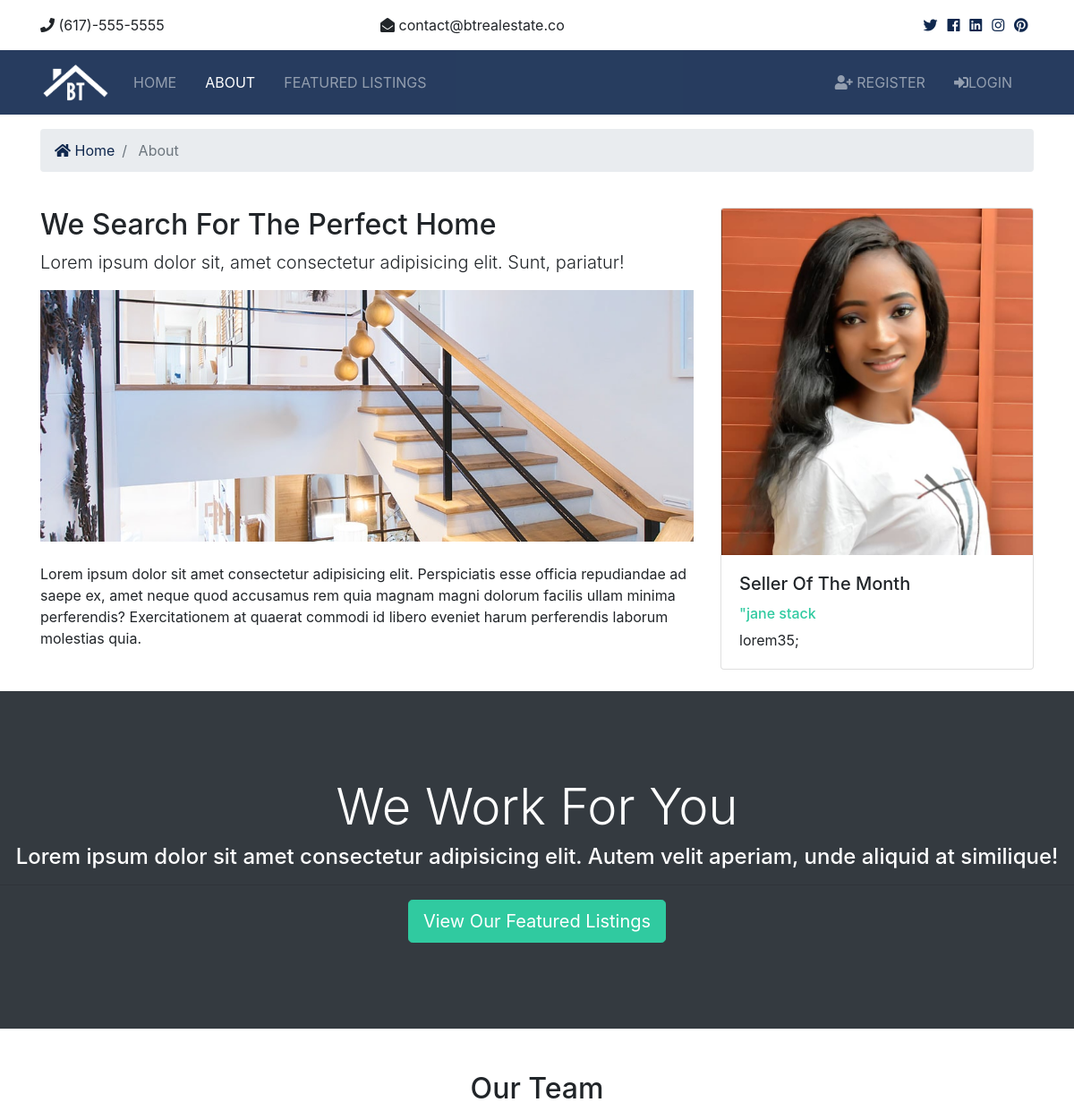
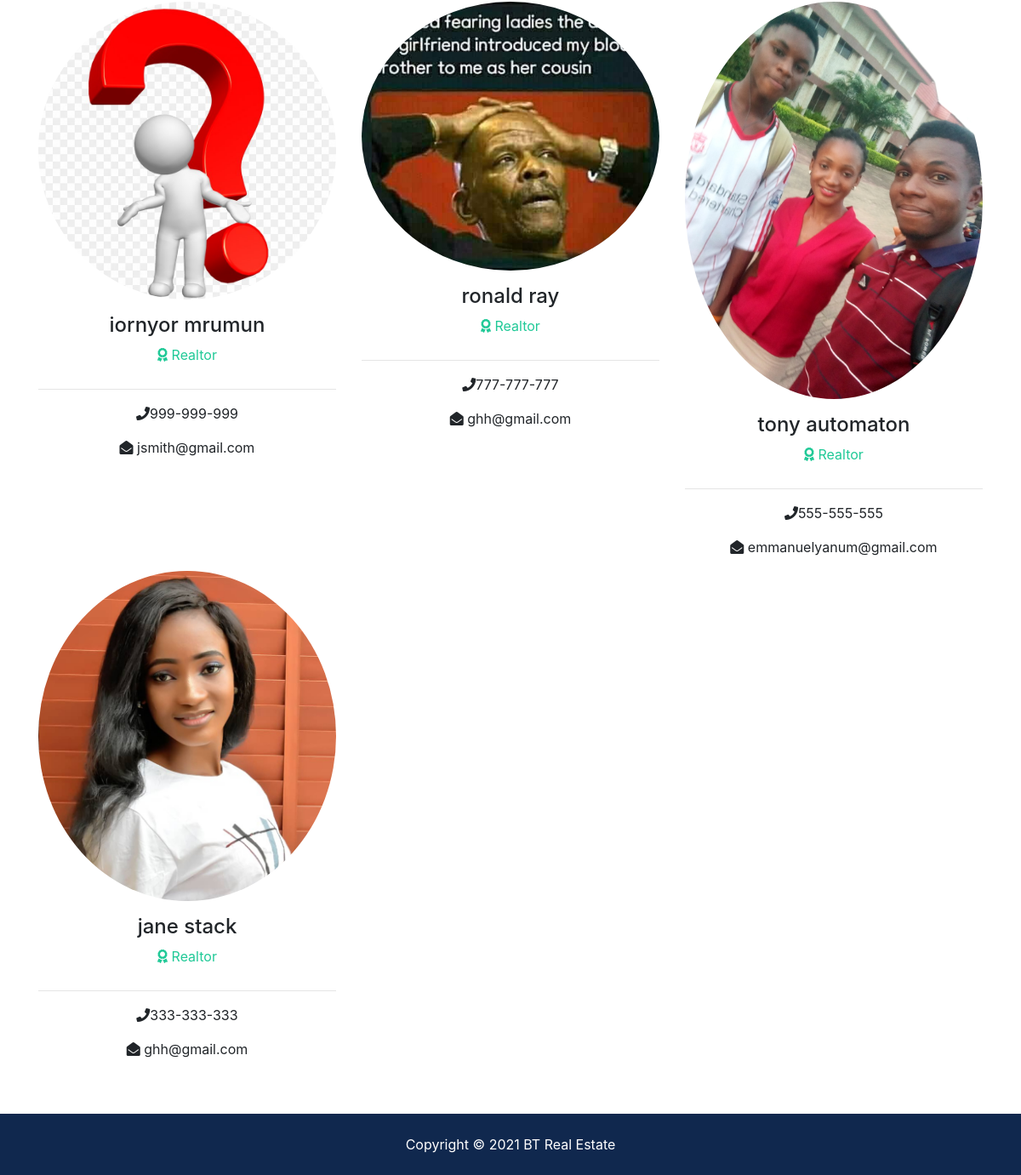
/about, run on the app's committed database (2 pictures, top to bottom).
### realtors/models.py (models this page shows, shortened)
class Realtor(models.Model):
    name = models.CharField(max_length=200)
    photo = models.ImageField(upload_to='photos/%Y/%m/%d')
    description = models.TextField(blank=True)
    phone = models.CharField(max_length=20)
    email = models.CharField(max_length=50)
    is_mvp = models.BooleanField(default=False)
    hire_date = models.DateTimeField(default=datetime.now, blank=True)

### pages/views.py (the view)
# urls.py: path('about', views.about, name='about'),
def about(request):
    realtors = Realtor.objects.order_by('-hire_date')
    mvp_realtors = Realtor.objects.all().filter(is_mvp=True)
    context = {
        'realtors': realtors,
        'mvp_realtors': mvp_realtors
    }
    return render(request, 'pages/about.html', context)

### pages/templates/pages/about.html (shortened to what this page needs)
{% extends 'base.html' %}
{% load static %}
{% block content %}
  <section id="bc" class="mt-3">
    <div class="container">
      <nav aria-label="breadcrumb">
        <ol class="breadcrumb">
          <li class="breadcrumb-item">
            <a href="{% url 'pages:index' %}">
              <i class="fas fa-home"></i> Home</a>
          </li>
          <li class="breadcrumb-item active"> About</li>
        </ol>
      </nav>
    </div>
  </section>
  <section id="about" class="py-4">
    <div class="container">
      <div class="row">
        <div class="col-md-8">
          <h2>We Search For The Perfect Home</h2>
          <p class="lead">Lorem ipsum dolor sit, amet consectetur adipisicing elit. Sunt, pariatur!</p>
          <img src="{% static 'assets/img/about.jpg' %}" alt="">
          <p class="mt-4">Lorem ipsum dolor sit amet consectetur adipisicing elit. Perspiciatis esse officia repudiandae ad saepe ex, amet
            neque quod accusamus rem quia magnam magni dolorum facilis ullam minima perferendis? Exercitationem at quaerat
            commodi id libero eveniet harum perferendis laborum molestias quia.</p>
        </div>
        <div class="col-md-4">
            {% if mvp_realtors %}
                {% for realtor in mvp_realtors %}
                     <div class="card">
            <img class="card-img-top" src="{{ realtor.photo.url }}" alt="Seller of the month">
            <div class="card-body">
              <h5 class="card-title">Seller Of The Month</h5>
              <h6 class="text-secondary">"{{ realtor.name }}</h6>
              <p class="card-text">{{ realtor.description }}
              </p>
            </div>
          </div>
                {% endfor %}
            {% endif %}
        </div>
      </div>
    </div>
  </section>
  <section id="work" class="bg-dark text-white text-center">
    <h2 class="display-4">We Work For You</h2>
    <h4>Lorem ipsum dolor sit amet consectetur adipisicing elit. Autem velit aperiam, unde aliquid at similique!</h4>
    <hr>
    <a href="listings.html" class="btn btn-secondary text-white btn-lg">View Our Featured Listings</a>
  </section>
    <section id="team" class="py-5">
        <div class="container">
            <h2 class="text-center">Our Team</h2>
            <div class="row text-center">
                {% if realtors %}
                    {% for realtor in realtors %}
                        <div class="col-md-4">
                            <img src="{{ realtor.photo.url }}" alt="" class="rounded-circle mb-3">
                            <h4>{{ realtor.name }}</h4>
                            <p class="text-success">
                                <i class="fas fa-award text-success mb-3"></i> Realtor</p>
                            <hr>
                            <p>
                                <i class="fas fa-phone"></i>{{ realtor.phone }}</p>
                            <p>
                                <i class="fas fa-envelope-open"></i> {{ realtor.email }}</p>
                        </div>
                    {% endfor %}
                {% else %}
                    <div class="col-md-12">
                        <p>No Realtors Available</p>
                    </div>
                {% endif %}
            </div>
        </div>
    </section>
{% endblock content %}

### static/assets/css/all.css (style rules this page uses)
.fa, .fas, .far, .fal, .fab { -moz-osx-font-smoothing: grayscale; -webkit-font-smoothing: antialiased; display: inline-block; font-style: normal; font-variant: normal; text-rendering: auto; line-height: 1; }
.fa-award:before { content: "\f559"; }
.fa-envelope-open:before { content: "\f2b6"; }
.fa-home:before { content: "\f015"; }
.fa-phone:before { content: "\f095"; }
.fa, .fas { font-family: 'Font Awesome 5 Free'; font-weight: 900; }

### static/assets/css/style.css (style rules this page uses)
.btn-secondary { color: #fff !important; }
img { width: 100%; }
#work { padding: 6rem 0; }

### data on the page
Realtor: photo (picture), name "jane stack", description "lorem35;", phone "333-333-333", email "ghh@gmail.com"
Realtor: photo (picture), name "iornyor mrumun", phone "999-999-999", email "jsmith@gmail.com"
Realtor: photo (picture), name "ronald ray", phone "777-777-777", email "ghh@gmail.com"
Realtor: photo (picture), name "tony automaton", phone "555-555-555", email "emmanuelyanum@gmail.com"
